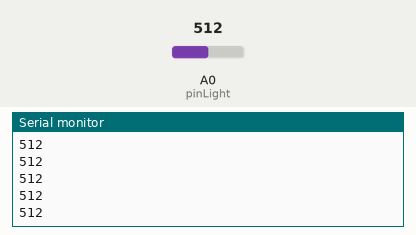
Bench run of a sketch on a simulated Arduino Uno, built with avr-gcc and run on an emulated ATmega328P. Shown: the last lines printed to the serial monitor. The inputs (shaded band) are chosen by the test bench; at power-on: A0 (pinLight) = 512.

Above: at 1.2 s.
1.3 s: A0 (pinLight) set to 390
At 1.9 s:
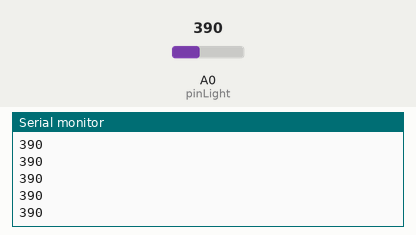
2.8 s: A0 (pinLight) set to 410
At 3.4 s:
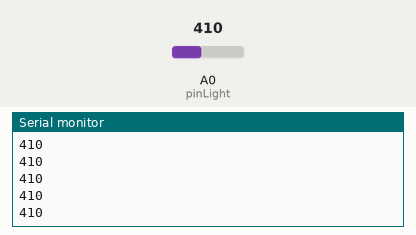
Timing chart, 0 to 5.8 s (numbered marks = the images above; inputs shaded):
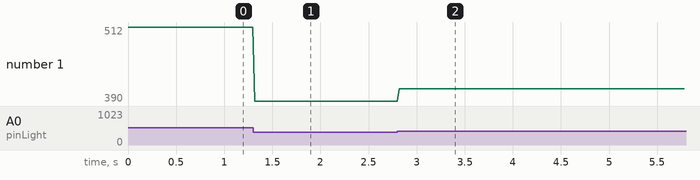

The sketch:

Serial_comm_light_sensor.ino
```cpp
// Demo for Grove - Starter Kit V2.0
//
// Uses the Grove - Light Sensor to measure the ambient light, and turns on the Grove - LED
// when the value drops below a certain threshold.
// In a bright room, try covering the Grove - Light Sensor with your hand.
// Connect the Grove - Light Sensor to the socket marked A0
// Connect the Grove - LED to D7

// Defines the pins to which the light sensor and LED are connected.
const int pinLight = A0;

// Defines the light-sensor threshold value below which the LED will turn on.
// Decrease this value to make the device more sensitive to ambient light, or vice-versa.
int thresholdvalue = 400;

/*
void serialFlush(){
  while(Serial.available() > 0) {
    char t = Serial.read();
  }
}
*/

void setup()
{
    //serialFlush();
    Serial.begin(9600);
}

void loop()
{
    // Read the value of the light sensor. The light sensor is an analog sensor.
    int sensorValue = analogRead(pinLight);

    Serial.println(sensorValue);
    delay(20);

}
```

Measured:
- after the input at 1.3 s, the serial monitor: prints a new line at once (image 1)
- after the input at 2.8 s, the serial monitor: prints a new line at once (image 2)
- plotted number 1: 512 → 390 after the input at 1.3 s, 390 → 410 after the input at 2.8 s
